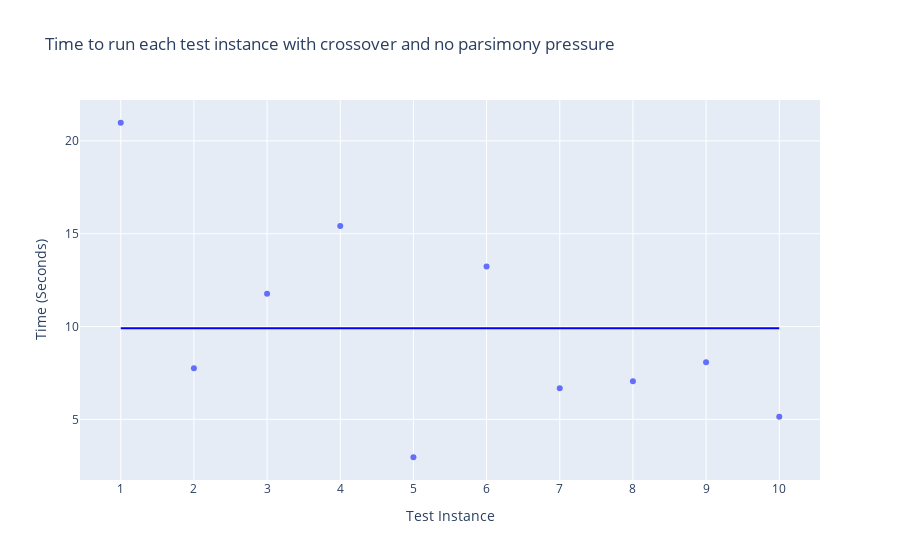

Notebook cell for this chart:
### Code cell
#Time to run each test instance with crossover and no parsimony pressure

data = {'Test Instance': xAxis,
        'Time (Seconds)': bestRunsTime}

df = pd.DataFrame(data)  


fig = px.scatter(df, x = "Test Instance", y="Time (Seconds)",
             title="Time to run each test instance with crossover and no parsimony pressure")

fig.update_layout(
    xaxis = dict(
        tickmode = 'linear',
        tick0 = 0,
        dtick = 1
    )
)
average = sum(bestRunsTime) / len(bestRunsTime)
#fig.add_hline(average)

fig.add_shape(type='line',
                x0=1,
                y0=average,
                x1=10,
                y1=average,
                line=dict(color='Blue',),
                xref='x',
                yref='y'
)
fig.write_image('with_crossover-time.pdf')
fig.show()

### Figure 1 — Plotly figure (JSON) as saved in the notebook; plotly's stock layout.template omitted (floating-point values rounded to 4 significant figures)
{"data": [{"hovertemplate": "Test Instance=%{x}<br>Time (Seconds)=%{y}<extra></extra>", "legendgroup": "", "marker": {"color": "#636efa", "symbol": "circle"}, "mode": "markers", "name": "", "orientation": "v", "showlegend": false, "type": "scatter", "x": [1, 2, 3, 4, 5, 6, 7, 8, 9, 10], "xaxis": "x", "y": [20.98, 7.757, 11.77, 15.42, 2.96, 13.24, 6.681, 7.049, 8.083, 5.136], "yaxis": "y"}], "layout": {"legend": {"tracegroupgap": 0}, "shapes": [{"line": {"color": "Blue"}, "type": "line", "x0": 1, "x1": 10, "xref": "x", "y0": 9.907, "y1": 9.907, "yref": "y"}], "title": {"text": "Time to run each test instance with crossover and no parsimony pressure"}, "xaxis": {"anchor": "y", "domain": [0, 1], "dtick": 1, "tick0": 0, "tickmode": "linear", "title": {"text": "Test Instance"}}, "yaxis": {"anchor": "x", "domain": [0, 1], "title": {"text": "Time (Seconds)"}}}}
